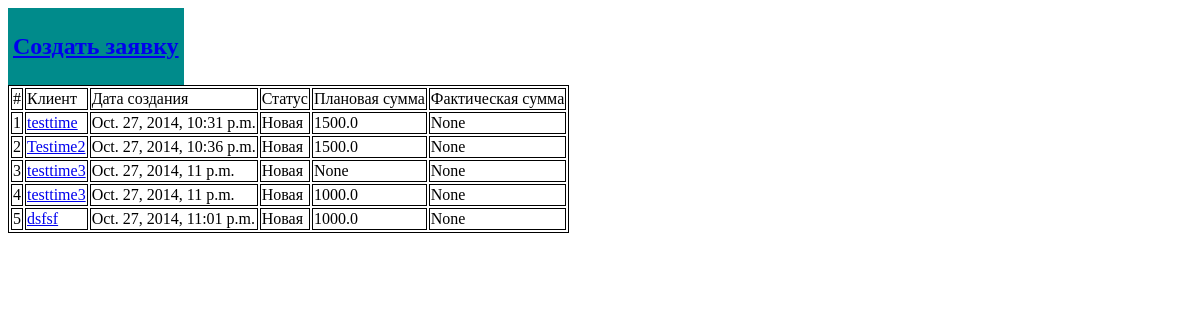
The app's page /, older data.
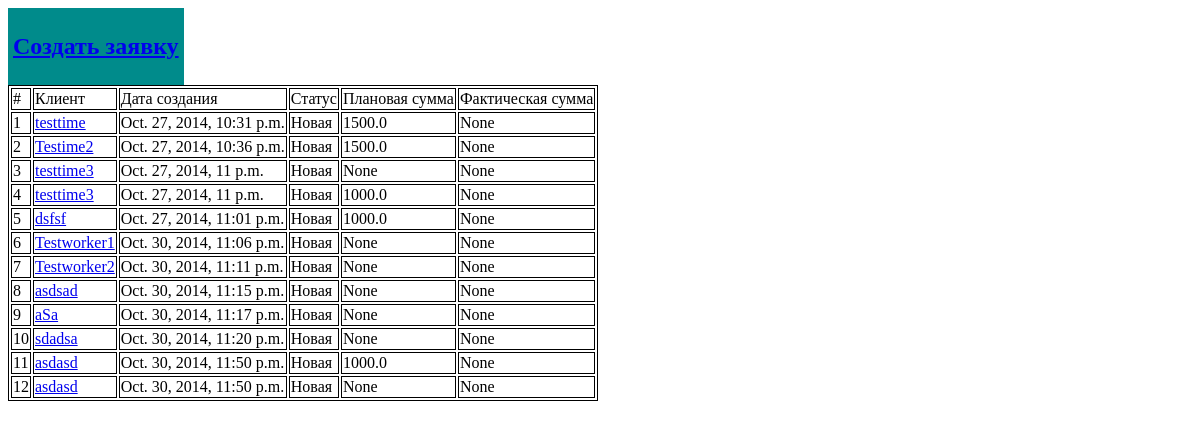
The same page, newer data.
### dispetchers/models.py (models this page shows, shortened)
class Order(models.Model):
    ClientName = models.CharField(max_length=150, verbose_name='Имя клиента')
    ClientAddress = models.CharField(max_length=200, verbose_name='Адрес клиента')
    PrefferedTime = models.DateTimeField(default=datetime.now(), verbose_name='Предпочетаемое время')
    CreateTime = models.DateTimeField(default=datetime.now(), verbose_name='Дата создания')
    FactTime = models.DateTimeField(null=True, blank=True, verbose_name='Фактическое время')
    PlanTotalSumm = models.FloatField(verbose_name='Плановая стоимость', null=True)
    FactTotalSumm = models.FloatField(verbose_name='Фактическая стоимость', null=True)
    Status = models.CharField(max_length=15, choices=ORDERSTATUS, default='New', verbose_name='Статус')
    class Meta:
        verbose_name_plural = 'Заявки'
        get_latest_by = "CreateTime"

### dispetchers/views.py (the view)
# urls.py: url(r'^$', 'dispetchers.views.show_orders', name="index"),
def show_orders(request):
    orders = Order.objects.all()
    if orders != None:
        return render_to_response('index.html', {'orders':orders})
    else:
        return render_to_response('index.html')

### templates/index.html (shortened to what this page needs)
{% extends 'base.html' %}
{% block content %}
<table border="1" bordercolor="#008b8b" bgcolor="#008b8b">
<tr>
    <td><a href="{% url "create_order_detail" %}"><h2>Создать заявку</h2></a> </td>
</tr>
</table>
<table border="1" bordercolor="black">
    <tr>
        <td>#</td>
        <td>Клиент</td>
        <td>Дата создания</td>
        <td>Статус</td>
        <td>Плановая сумма</td>
        <td>Фактическая сумма</td>
    </tr>
    {% for order in orders%}
        <tr>
            <td>{{ order.pk }}</td>
            <td><a href="{% url "edit_order" order_id=order.pk %}">{{ order.ClientName }}</a></td>
            <td>{{ order.CreateTime }}</td>
            <td>{{ order.get_Status_display }}</td>
            <td>{{ order.PlanTotalSumm }}</td>
            <td>{{ order.FactTotalSumm }}</td>
        </tr>
    {% endfor %}
</table>
{% endblock %}

### templates/base.html (shortened to what this page needs)
<!DOCTYPE html>
<html>
<head lang="en">
</head>
<body>
{% block content %}
{% endblock %}
</body>
</html>

Row changes from the older to the newer data that the page shows:
added Order: pk "6", ClientName "Testworker1", CreateTime "Oct. 30, 2014, 11:06 p.m.", Status "Новая", PlanTotalSumm "None", FactTotalSumm "None"
added Order: pk "7", ClientName "Testworker2", CreateTime "Oct. 30, 2014, 11:11 p.m.", Status "Новая", PlanTotalSumm "None", FactTotalSumm "None"
added Order: pk "8", ClientName "asdsad", CreateTime "Oct. 30, 2014, 11:15 p.m.", Status "Новая", PlanTotalSumm "None", FactTotalSumm "None"
added Order: pk "9", ClientName "aSa", CreateTime "Oct. 30, 2014, 11:17 p.m.", Status "Новая", PlanTotalSumm "None", FactTotalSumm "None"
added Order: pk "10", ClientName "sdadsa", CreateTime "Oct. 30, 2014, 11:20 p.m.", Status "Новая", PlanTotalSumm "None", FactTotalSumm "None"
added Order: pk "11", ClientName "asdasd", CreateTime "Oct. 30, 2014, 11:50 p.m.", Status "Новая", PlanTotalSumm "1000.0", FactTotalSumm "None"
added Order: pk "12", ClientName "asdasd", CreateTime "Oct. 30, 2014, 11:50 p.m.", Status "Новая", PlanTotalSumm "None", FactTotalSumm "None"
